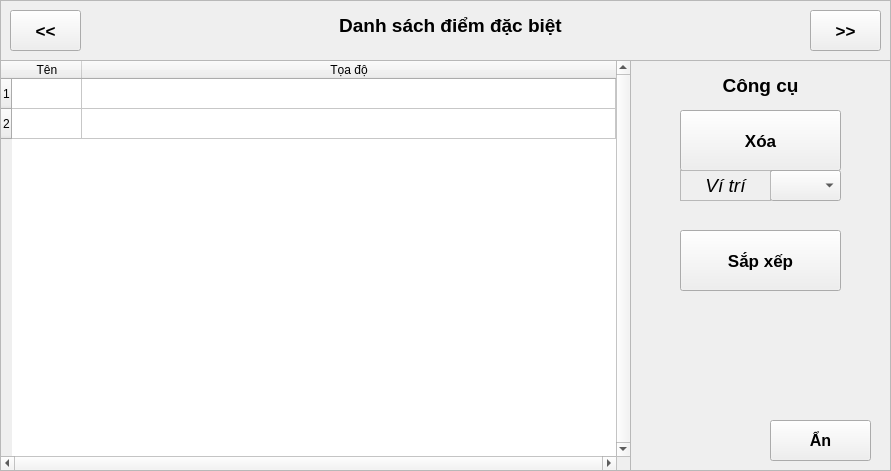
    <widget class="QFrame" name="fr_SpecialPoint">
     <property name="geometry">
      <rect>
       <x>0</x>
       <y>0</y>
       <width>891</width>
       <height>471</height>
      </rect>
     </property>
     <property name="autoFillBackground">
      <bool>true</bool>
     </property>
     <property name="frameShape">
      <enum>QFrame::StyledPanel</enum>
     </property>
     <property name="frameShadow">
      <enum>QFrame::Raised</enum>
     </property>
     <widget class="QLabel" name="lb_SpecialPoint">
      <property name="enabled">
       <bool>true</bool>
      </property>
      <property name="geometry">
       <rect>
        <x>330</x>
        <y>10</y>
        <width>241</width>
        <height>31</height>
       </rect>
      </property>
      <property name="font">
       <font>
        <pointsize>14</pointsize>
        <weight>75</weight>
        <bold>true</bold>
       </font>
      </property>
      <property name="autoFillBackground">
       <bool>false</bool>
      </property>
      <property name="frameShape">
       <enum>QFrame::NoFrame</enum>
      </property>
      <property name="lineWidth">
       <number>1</number>
      </property>
      <property name="midLineWidth">
       <number>0</number>
      </property>
      <property name="text">
       <string>Danh sách điểm đặc biệt</string>
      </property>
      <property name="scaledContents">
       <bool>false</bool>
      </property>
      <property name="alignment">
       <set>Qt::AlignCenter</set>
      </property>
      <property name="wordWrap">
       <bool>false</bool>
      </property>
      <property name="openExternalLinks">
       <bool>false</bool>
      </property>
     </widget>
     <widget class="QPushButton" name="bt_page_reflectorCheck2">
      <property name="geometry">
       <rect>
        <x>10</x>
        <y>10</y>
        <width>71</width>
        <height>41</height>
       </rect>
      </property>
      <property name="font">
       <font>
        <pointsize>13</pointsize>
        <weight>75</weight>
        <bold>true</bold>
       </font>
      </property>
      <property name="text">
       <string>&lt;&lt;</string>
      </property>
     </widget>
     <widget class="QPushButton" name="bt_page_getPoint2">
      <property name="geometry">
       <rect>
        <x>810</x>
        <y>10</y>
        <width>71</width>
        <height>41</height>
       </rect>
      </property>
      <property name="font">
       <font>
        <pointsize>13</pointsize>
        <weight>75</weight>
        <bold>true</bold>
       </font>
      </property>
      <property name="text">
       <string>&gt;&gt;</string>
      </property>
     </widget>
     <widget class="QTableWidget" name="tb_SpecialPoint">
      <property name="geometry">
       <rect>
        <x>0</x>
        <y>60</y>
        <width>631</width>
        <height>411</height>
       </rect>
      </property>
      <property name="sizePolicy">
       <sizepolicy hsizetype="Expanding" vsizetype="Expanding">
        <horstretch>0</horstretch>
        <verstretch>0</verstretch>
       </sizepolicy>
      </property>
      <property name="verticalScrollBarPolicy">
       <enum>Qt::ScrollBarAlwaysOn</enum>
      </property>
      <property name="horizontalScrollBarPolicy">
       <enum>Qt::ScrollBarAlwaysOn</enum>
      </property>
      <property name="showGrid">
       <bool>true</bool>
      </property>
      <property name="gridStyle">
       <enum>Qt::SolidLine</enum>
      </property>
      <property name="sortingEnabled">
       <bool>false</bool>
      </property>
      <property name="wordWrap">
       <bool>true</bool>
      </property>
      <property name="cornerButtonEnabled">
       <bool>true</bool>
      </property>
      <property name="rowCount">
       <number>2</number>
      </property>
      <property name="columnCount">
       <number>2</number>
      </property>
      <attribute name="horizontalHeaderDefaultSectionSize">
       <number>70</number>
      </attribute>
      <attribute name="horizontalHeaderStretchLastSection">
       <bool>true</bool>
      </attribute>
      <row/>
      <row/>
      <column>
       <property name="text">
        <string>Tên</string>
       </property>
      </column>
      <column>
       <property name="text">
        <string>Tọa độ</string>
       </property>
      </column>
      <item row="0" column="0">
       <property name="text">
        <string/>
       </property>
       <property name="textAlignment">
        <set>AlignCenter</set>
       </property>
      </item>
      <item row="0" column="1">
       <property name="textAlignment">
        <set>AlignCenter</set>
       </property>
      </item>
      <item row="1" column="0">
       <property name="textAlignment">
        <set>AlignCenter</set>
       </property>
      </item>
      <item row="1" column="1">
       <property name="textAlignment">
        <set>AlignCenter</set>
       </property>
      </item>
     </widget>
     <widget class="QFrame" name="frame_3">
      <property name="geometry">
       <rect>
        <x>630</x>
        <y>60</y>
        <width>261</width>
        <height>411</height>
       </rect>
      </property>
      <property name="frameShape">
       <enum>QFrame::StyledPanel</enum>
      </property>
      <property name="frameShadow">
       <enum>QFrame::Raised</enum>
      </property>
      <widget class="QComboBox" name="cb_listSpecialPoint">
       <property name="geometry">
        <rect>
         <x>140</x>
         <y>110</y>
         <width>71</width>
         <height>31</height>
        </rect>
       </property>
       <property name="font">
        <font>
         <pointsize>20</pointsize>
        </font>
       </property>
       <property name="editable">
        <bool>false</bool>
       </property>
      </widget>
      <widget class="QPushButton" name="bt_DeleteSpecialPoint">
       <property name="geometry">
        <rect>
         <x>50</x>
         <y>50</y>
         <width>161</width>
         <height>61</height>
        </rect>
       </property>
       <property name="font">
        <font>
         <pointsize>13</pointsize>
         <weight>75</weight>
         <bold>true</bold>
        </font>
       </property>
       <property name="text">
        <string>Xóa</string>
       </property>
      </widget>
      <widget class="QLabel" name="lb_setPose2">
       <property name="geometry">
        <rect>
         <x>50</x>
         <y>110</y>
         <width>91</width>
         <height>31</height>
        </rect>
       </property>
       <property name="font">
        <font>
         <pointsize>14</pointsize>
         <weight>50</weight>
         <italic>true</italic>
         <bold>false</bold>
        </font>
       </property>
       <property name="autoFillBackground">
        <bool>false</bool>
       </property>
       <property name="frameShape">
        <enum>QFrame::StyledPanel</enum>
       </property>
       <property name="lineWidth">
        <number>1</number>
       </property>
       <property name="midLineWidth">
        <number>0</number>
       </property>
       <property name="text">
        <string>Ví trí</string>
       </property>
       <property name="scaledContents">
        <bool>false</bool>
       </property>
       <property name="alignment">
        <set>Qt::AlignCenter</set>
       </property>
       <property name="wordWrap">
        <bool>false</bool>
       </property>
       <property name="openExternalLinks">
        <bool>false</bool>
       </property>
      </widget>
      <widget class="QLabel" name="lb_sp_delete">
       <property name="enabled">
        <bool>true</bool>
       </property>
       <property name="geometry">
        <rect>
         <x>30</x>
         <y>10</y>
         <width>201</width>
         <height>31</height>
        </rect>
       </property>
       <property name="font">
        <font>
         <pointsize>14</pointsize>
         <weight>75</weight>
         <bold>true</bold>
        </font>
       </property>
       <property name="autoFillBackground">
        <bool>false</bool>
       </property>
       <property name="frameShape">
        <enum>QFrame::NoFrame</enum>
       </property>
       <property name="lineWidth">
        <number>1</number>
       </property>
       <property name="midLineWidth">
        <number>0</number>
       </property>
       <property name="text">
        <string>Công cụ</string>
       </property>
       <property name="scaledContents">
        <bool>false</bool>
       </property>
       <property name="alignment">
        <set>Qt::AlignCenter</set>
       </property>
       <property name="wordWrap">
        <bool>false</bool>
       </property>
       <property name="openExternalLinks">
        <bool>false</bool>
       </property>
      </widget>
      <widget class="QPushButton" name="bt_ArrangeSpecialPoint">
       <property name="geometry">
        <rect>
         <x>50</x>
         <y>170</y>
         <width>161</width>
         <height>61</height>
        </rect>
       </property>
       <property name="font">
        <font>
         <pointsize>13</pointsize>
         <weight>75</weight>
         <bold>true</bold>
        </font>
       </property>
       <property name="text">
        <string>Sắp xếp</string>
       </property>
      </widget>
      <widget class="QPushButton" name="bt_hideSetting3">
       <property name="geometry">
        <rect>
         <x>140</x>
         <y>360</y>
         <width>101</width>
         <height>41</height>
        </rect>
       </property>
       <property name="font">
        <font>
         <pointsize>12</pointsize>
         <weight>75</weight>
         <bold>true</bold>
        </font>
       </property>
       <property name="text">
        <string>Ẩn</string>
       </property>
      </widget>
     </widget>
    </widget>
